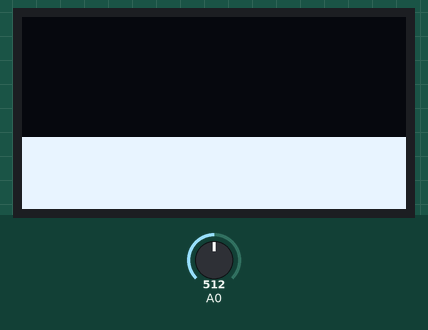
This sketch was run on a simulated Arduino Uno, built with avr-gcc and run on an emulated ATmega328P. Parts: 128×64 one-colour display. The test bench sets the inputs (shaded band); at power-on: A0 = 512. The display library's start-up logo is not drawn.

Above: at 2.2 s.
2.3 s: A0 set to 716
At 3.2 s:
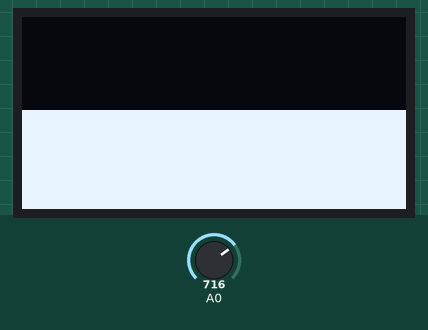
3.9 s: A0 set to 900
At 4.5 s:
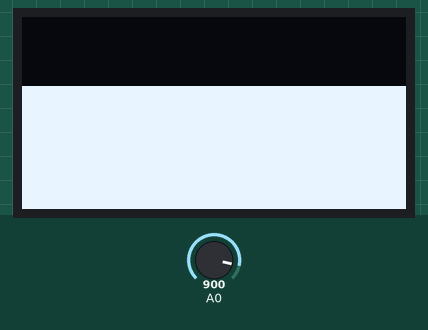
5.4 s: A0 set to 1023
At 6.1 s:
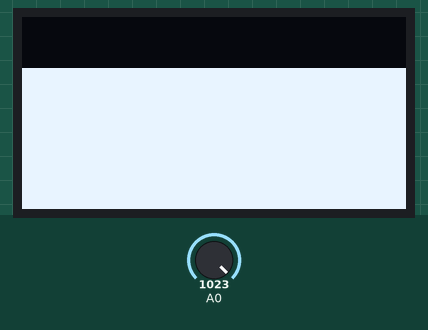
Timing chart, 0 to 8.4 s (numbered marks = the images above; inputs shaded):
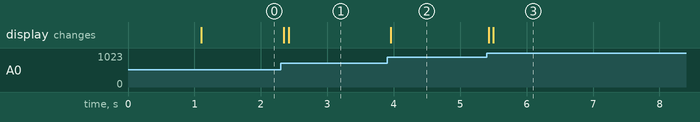

Measured:
- after the input at 2.3 s, the display: first changes after 0.05 s (image 1 shows a later state)
- after the input at 3.9 s, the display: changes after 0.06 s (image 2)
- after the input at 5.4 s, the display: first changes at once (image 3 shows a later state)

The sketch:

ADC_Scope.ino
```cpp
#include <stdio.h>
#include <math.h>

#include <SPI.h>
#include <Wire.h>
#include <Adafruit_GFX.h>
#include <Adafruit_SSD1306.h>

#define SCREEN_WIDTH 128
#define SCREEN_HEIGHT 64

#define OLED_RESET 4

Adafruit_SSD1306 display(SCREEN_WIDTH, SCREEN_HEIGHT, &Wire, OLED_RESET);

void setup() {
  // Show initial display buffer contents on the screen --
  // the library initializes this with an Adafruit splash screen.
  pinMode(A0, INPUT);

  display.begin(SSD1306_SWITCHCAPVCC, 0x3C);
  display.display();

  delay(1000);
}

void loop() {
  drawGraph();
}

void drawGraph()
{
  display.clearDisplay();
  display.setCursor(0,16);

  for(int i=0; i<SCREEN_WIDTH; i++)
  {
    display.drawLine(i,SCREEN_HEIGHT-1,i,SCREEN_HEIGHT-1-(analogRead(A0)/22),WHITE);
  }

  display.display();
  delay(25);
}
```
